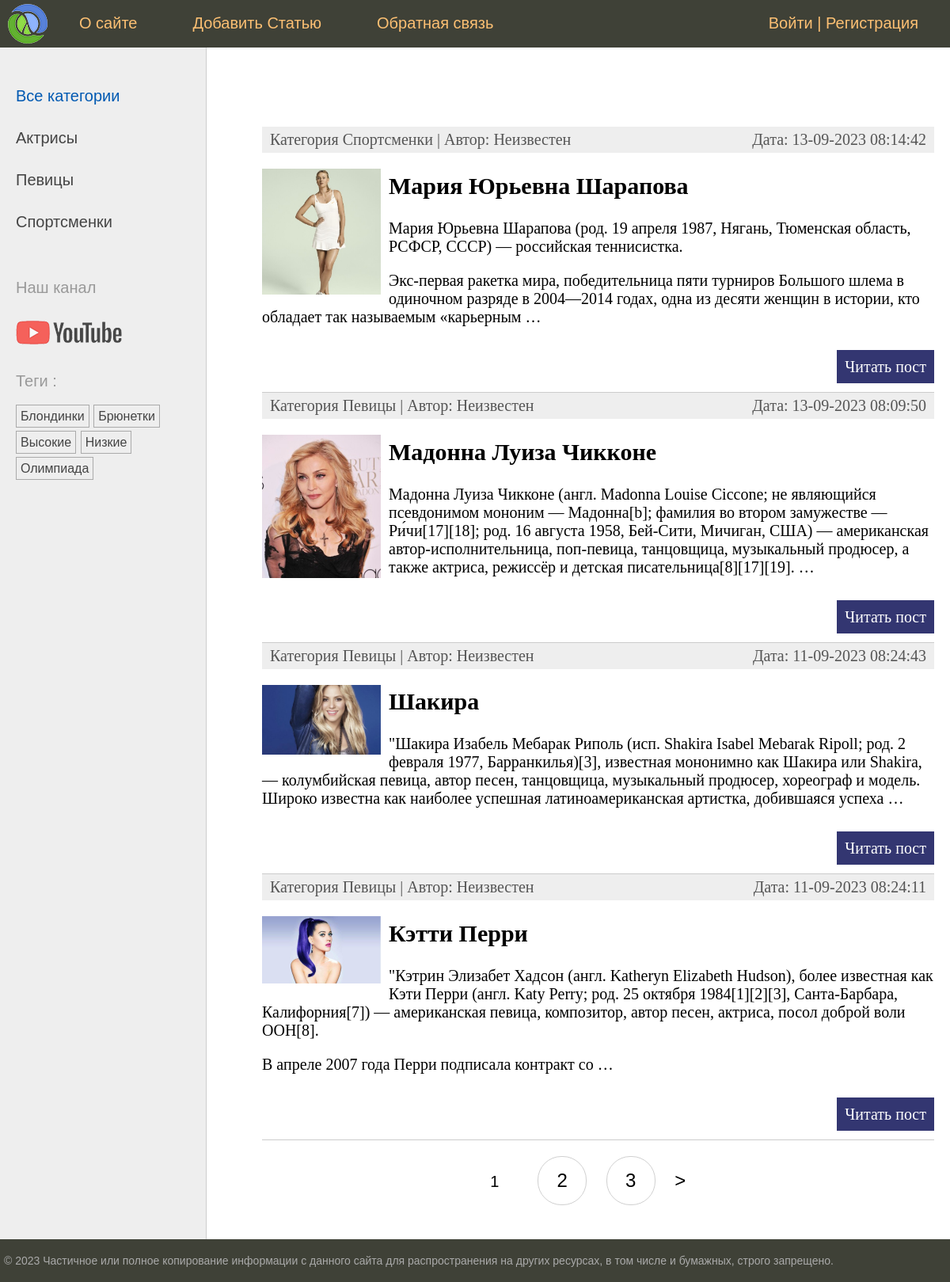
Screenshot of /women/ with the database file from the repository.
### women/models.py (models this page shows, shortened)
class Category(models.Model):
    name = models.CharField(max_length=100, db_index=True, verbose_name="Имя")
    slug = models.SlugField(max_length=255, unique=False, db_index=True)
    class Meta:
        verbose_name = "Категория"
        verbose_name_plural = "Категории"
    def get_absolute_url(self):
        return reverse("category", kwargs={"cat_slug": self.slug})

class TagPost(models.Model):
    tag = models.CharField(max_length=100, db_index=True)
    slug = models.SlugField(max_length=255, unique=True, db_index=True)
    def get_absolute_url(self):
        return reverse("tag", kwargs={"tag_slug": self.slug})

class Women(models.Model):
    class Status(models.IntegerChoices):
        DRAFT = 0, "Черновик"
        PUBLISHED = 1, "Опубликовано"
    title = models.CharField(max_length=255, verbose_name="Заголовок")
    slug = models.SlugField(
        max_length=255,
        unique=True,
        db_index=True,
        verbose_name="Slug",
        validators=[
            MinLengthValidator(5, message="Минимум 5 символов"),
            MaxLengthValidator(100, message="Максимум 100 символов"),
        ],
    )
    content = models.TextField(blank=True, verbose_name="Текс Статьи")
    time_create = models.DateTimeField(auto_now_add=True, verbose_name="Время Создания")
    time_update = models.DateTimeField(auto_now=True, verbose_name="Время Изменения")
    photo = models.ImageField(
        upload_to="photos/%Y/%m/%d/",
        default=None,
        blank=True,
        null=True,
        verbose_name="Фото",
    )
    is_published = models.BooleanField(
        choices=tuple(map(lambda x: (bool(x[0]), x[1]), Status.choices)),
        default=Status.DRAFT,
        verbose_name="Возможность Публикации",
    )
    objects = models.Manager()
    published = PublishedManager()
    cat = models.ForeignKey(
        "Category",
        on_delete=models.PROTECT,
        related_name="posts",
        verbose_name="Категории",
    )
    tags = models.ManyToManyField(
        "TagPost", blank=True, related_name="tags", verbose_name="Теги"
    )
    husband = models.OneToOneField(
        "Husband",
        on_delete=models.SET_NULL,
        null=True,
        blank=True,
        related_name="wuman",
        verbose_name="Муж",
    )
    author = models.ForeignKey(get_user_model(), on_delete=models.SET_NULL , related_name="posts" , null=True , default=None)
    class Meta:
        verbose_name = "Известные Женщины"
        verbose_name_plural = "Известные Женщины"
        ordering = ["-time_create"]
        indexes = [
            models.Index(fields=["-time_create"]),
        ]
    def get_absolute_url(self):
        return reverse("post", kwargs={"post_slug": self.slug})

### women/views.py (the view)
# urls.py: path("", views.WomenHome.as_view(), name="home"),
class WomenHome(DataMixin, ListView):
    template_name = "women/index.html"
    context_object_name = "posts"
    title_page = "Главная Старница"
    cat_selected = 0
    def get_queryset(self):
        return Women.published.all().select_related("cat")

### users/context_processors.py (called while the page is built)
def get_women_context(request):
    return {"mainmenu": menu}

### women/models.py (called while the page is built)
    def get_queryset(self):
        return super().get_queryset().filter(is_published=Women.Status.PUBLISHED)

### women/templatetags/women_tags.py (called while the page is built)
@register.inclusion_tag("women/list_categories.html")
def show_categories(cat_selected=0):
    cats = Category.objects.annotate(total=Count("posts")).filter(total__gt=0)
    return {"cats": cats, "cat_selected": cat_selected}

@register.inclusion_tag("women/list_tags.html")
def show_all_tags():
    return {"tags": TagPost.objects.annotate(total=Count("tags")).filter(total__gt=0)}

### women/templates/women/index.html (shortened to what this page needs)
{% extends 'base.html' %}
{% block content %}
<ul class="list-articles">
    {% for p in posts %}
    <li>
        <div class="article-panel">
            <p class="first">Категория {{p.cat.name}} | Автор: {{p.author.user_name| default:"Неизвестен"}}</p>
            <p class="last">Дата: {{p.time_update | date:"d-m-Y H:i:s"}}</p>
        </div>
        {%if p.photo%}
        <p><img class="img-article-left thumb" src="{{p.photo.url}}"></p>
        {% endif %}
        <h2>{{p.title}}</h2>
        {% autoescape off %}
        {{p.content | linebreaks |truncatewords:40 }}
        {% endautoescape %}
        <p class="link-read-post"><a href="{{ p.get_absolute_url }}">Читать пост</a></p>
    </li>
    {% endfor %}
</ul>
{% endblock %}
{% block navigation %}
{% if page_obj.has_other_pages %}
<nav class="list-pages">
    <ul>
        {% for p in paginator.page_range %}
        {% if page_obj.number == p %}
        <li class="page-num page-num-selected">{{p}}</li>
        {% elif p >= page_obj.number|add:-2 and p <= page_obj.number|add:2 %} <li class="page-num">
            <a href="?page={{p}}">{{ p }}</a>
            </li>
            {% endif %}
            {% endfor %}
            {% if page_obj.has_next %}
            <li class="page_num">
                <a href="?page={{page_obj.next_page_number}}">&gt;</a>
            </li>
            {% endif %}
    </ul>
</nav>
{% endif %}
{% endblock %}

### women/templates/women/list_categories.html
{% for cat in cats%}
{% if cat.id == cat_selected%}
<li class="selected">{{cat.name}}</li>
{%else%}
<li><a href="{{ cat.get_absolute_url}}">{{cat.name}}</a></li>
{%endif%}
{% endfor %}

### women/templates/women/list_tags.html
{% if tags %}
<p> Теги :</p>
<ul class="tags-list">
    {% for t in tags%}
    <li><a href="{{t.get_absolute_url}}">{{t.tag}}</a></li>
    {% endfor %}
</ul>
{% endif%}

### women/static/women/css/styles.css (style rules this page uses)
html, body { font-family: 'Arial'; margin: 0; padding: 0; height: 100%; width: 100%; color: #444; }
a { color: #0059b2; text-decoration: none; }
img { max-width: 600px; height: auto; }
img.img-article-left { max-width: 300px; height: auto; float: left; padding: 0 10px 10px 0; }
img.img-article-left.thumb { max-width: 150px; height: auto; }
p.link-read-post { text-align: right; }
p.link-read-post a { padding: 10px; min-width: 100px; background: #333671; color: #fff; text-decoration: none; }
div.article-panel { background: #eee; padding: 5px 10px 5px 10px; box-sizing: border-box; overflow: hidden; color: #555; }
div.article-panel p.first { margin: 0; float: left; }
div.article-panel p.last { margin: 0; float: right; }
ul.list-articles { list-style: none; margin: 0; padding: 0; }
ul.list-articles li { border-bottom: 1px solid #ccc; }
.left-chapters ul { width: 230px; margin: 0; padding: 20px 10px 10px 20px; list-style: none; font-size: 20px; }
.left-chapters ul li { margin: 30px 0 0 0; color: #999; }
.left-chapters ul li a { color: #444; text-decoration: none; }
ul.tags-list { width: 100%; margin: 0; padding: 0; list-style: none; }
ul.tags-list li { margin: 0; padding: 0 0 10px; display: inline-block; }
ul.tags-list li a { padding: 5px; font-size: 16px; border: 1px solid #aaa; }
.list-pages { text-align: center; margin: 0 0 20px 0; }
.list-pages ul { margin: 20px 0 0 0; padding: 0; list-style: none; }
.list-pages ul li { display: inline-block; margin: 0 20px 0 0; }
.list-pages a { color: #000; font-size: 24px; text-decoration: none; }
.list-pages .page-num, .page-num-selected { display: inline-block; width: 60px; height: 44px; padding: 16px 0 0 0; border: 1px solid #d0d0d0; border-radius: 30px; }
.list-pages .page-num-selected { border: none; color: #000; font-size: 20px; }

### rows the page displays
Category: name "Актрисы"
Category: name "Певицы"
Category: name "Спортсменки"
TagPost: tag "Блондинки"
TagPost: tag "Брюнетки"
TagPost: tag "Высокие"
TagPost: tag "Низкие"
TagPost: tag "Олимпиада"
Women: cat.name "Спортсменки", author.user_name "Неизвестен", time_update "13-09-2023 08:14:42", photo (picture), title "Мария Юрьевна Шарапова", content "Мария Юрьевна Шарапова (род. 19 апреля 1987, Нягань, Тюменская область, РСФСР, СССР) — российская теннисистка. Экс-первая ракетка мира, победительница пяти турниров Большого шлема в одиночном разряде в 2004—2014 годах, одна из десяти женщин в истории, кто обладает так называемым «карьерным …"
Women: cat.name "Певицы", author.user_name "Неизвестен", time_update "13-09-2023 08:09:50", photo (picture), title "Мадонна Луиза Чикконе", content "Мадонна Луиза Чикконе (англ. Madonna Louise Ciccone; не являющийся псевдонимом мононим — Мадонна[b]; фамилия во втором замужестве — Ри́чи[17][18]; род. 16 августа 1958, Бей-Сити, Мичиган, США) — американская автор-исполнительница, поп-певица, танцовщица, музыкальный продюсер, а также актриса, режиссёр и детская писательница[8][17][19]. …"
Women: cat.name "Певицы", author.user_name "Неизвестен", time_update "11-09-2023 08:24:43", photo (picture), title "Шакира", content "\"Шакира Изабель Мебарак Риполь (исп. Shakira Isabel Mebarak Ripoll; род. 2 февраля 1977, Барранкилья)[3], известная мононимно как Шакира или Shakira, — колумбийская певица, автор песен, танцовщица, музыкальный продюсер, хореограф и модель. Широко известна как наиболее успешная латиноамериканская артистка, добившаяся успеха …"
Women: cat.name "Певицы", author.user_name "Неизвестен", time_update "11-09-2023 08:24:11", photo (picture), title "Кэтти Перри", content "\"Кэтрин Элизабет Хадсон (англ. Katheryn Elizabeth Hudson), более известная как Кэти Перри (англ. Katy Perry; род. 25 октября 1984[1][2][3], Санта-Барбара, Калифорния[7]) — американская певица, композитор, автор песен, актриса, посол доброй воли ООН[8]. В апреле 2007 года Перри подписала контракт со …"

### other values shown
{{ m.title }} "О сайте" "Добавить Статью" "Обратная связь"
{{ p }} "1"
{{ p }} "2" "3"
